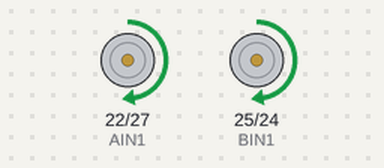
This program was run on a simulated Raspberry Pi (BCM pin numbers). On the bench: motor-driver pin pairs drawn as motors (green arrow = first pin HIGH = forward, orange = second pin HIGH = backward, longer = more drive, scaled by the enable pin).

Above: at 1.5 s.
At 4.5 s:
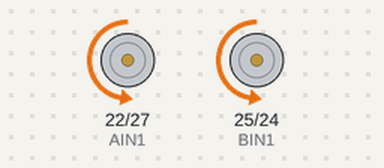
At 7.5 s:
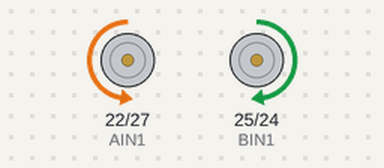
At 13.5 s:
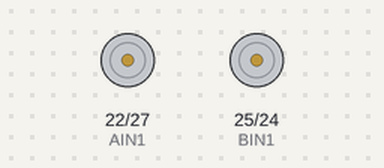
Timing chart, 0 to 19.5 s (numbered marks = the images above):
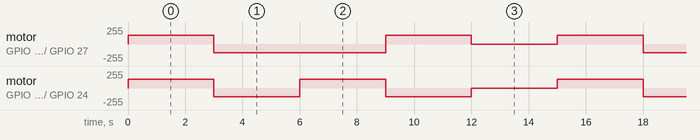

Measured:
- by itself, motor on GPIO 22 (AIN1) / GPIO 27 (AIN2): repeats every 15.0 s: backward 128/255 6.0 s, forward 128/255 3.0 s, stopped 3.0 s, forward 128/255 3.0 s
- by itself, motor on GPIO 25 (BIN1) / GPIO 24 (BIN2): repeats every 15.0 s: backward 128/255 3.0 s, forward 128/255 3.0 s, backward 128/255 3.0 s, stopped 3.0 s, forward 128/255 3.0 s

The program:

Basic_movement.py
```python
#!/home/pi/server
# coding=utf-8
#ʹÓó¬Éù²¨²â¾àģ¿éʱ,VCC½ÓÊ÷ݮÅɵÄ5V,GND½ÓÊ÷ݮÅÉGND¡£trig½ÓÊ÷ݮÅÉ38£¬echo½ÓÊ÷ݮÅÉ40.
#GPIO±àÂ뷽ʽΪBOARD£¡£¡?
import  RPi.GPIO as GPIO
import time

PWMA = 18
AIN1   =  22
AIN2   =  27

PWMB = 23
BIN1   = 25
BIN2  =  24

def t_up(speed,t_time):
        L_Motor.ChangeDutyCycle(speed)
        GPIO.output(AIN2,False)#AIN2
        GPIO.output(AIN1,True) #AIN1

        R_Motor.ChangeDutyCycle(speed)
        GPIO.output(BIN2,False)#BIN2
        GPIO.output(BIN1,True) #BIN1
        time.sleep(t_time)

def t_stop(t_time):
        L_Motor.ChangeDutyCycle(0)
        GPIO.output(AIN2,False)#AIN2
        GPIO.output(AIN1,False) #AIN1

        R_Motor.ChangeDutyCycle(0)
        GPIO.output(BIN2,False)#BIN2
        GPIO.output(BIN1,False) #BIN1
        time.sleep(t_time)

def t_down(speed,t_time):
        L_Motor.ChangeDutyCycle(speed)
        GPIO.output(AIN2,True)#AIN2
        GPIO.output(AIN1,False) #AIN1

        R_Motor.ChangeDutyCycle(speed)
        GPIO.output(BIN2,True)#BIN2
        GPIO.output(BIN1,False) #BIN1
        time.sleep(t_time)

def t_left(speed,t_time):
        L_Motor.ChangeDutyCycle(speed)
        GPIO.output(AIN2,True)#AIN2
        GPIO.output(AIN1,False) #AIN1

        R_Motor.ChangeDutyCycle(speed)
        GPIO.output(BIN2,False)#BIN2
        GPIO.output(BIN1,True) #BIN1
        time.sleep(t_time)

def t_right(speed,t_time):
        L_Motor.ChangeDutyCycle(speed)
        GPIO.output(AIN2,False)#AIN2
        GPIO.output(AIN1,True) #AIN1

        R_Motor.ChangeDutyCycle(speed)
        GPIO.output(BIN2,True)#BIN2
        GPIO.output(BIN1,False) #BIN1
        time.sleep(t_time)

GPIO.setwarnings(False)
GPIO.setmode(GPIO.BCM)
GPIO.setup(AIN2,GPIO.OUT)
GPIO.setup(AIN1,GPIO.OUT)
GPIO.setup(PWMA,GPIO.OUT)

GPIO.setup(BIN1,GPIO.OUT)
GPIO.setup(BIN2,GPIO.OUT)
GPIO.setup(PWMB,GPIO.OUT)

L_Motor= GPIO.PWM(PWMA,100)
L_Motor.start(0)

R_Motor = GPIO.PWM(PWMB,100)
R_Motor.start(0)

try:
    while True:
        t_up(50,3)
        t_down(50,3)
        t_left(50,3)
        t_right(50,3)
        t_stop(3)
except KeyboardInterrupt:
    GPIO.cleanup()
```
